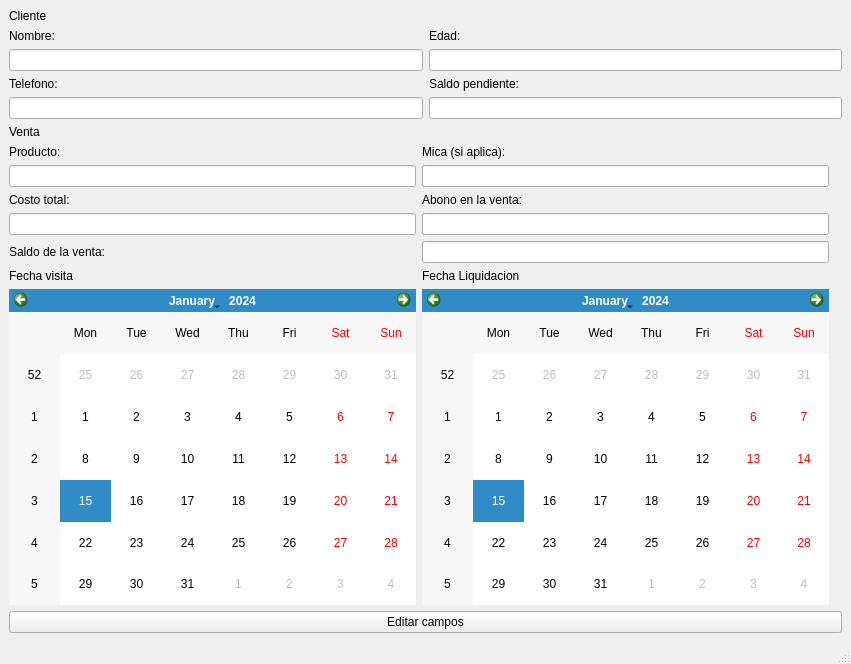
<?xml version="1.0" encoding="UTF-8"?>
<ui version="4.0">
 <class>EditarVentaClienteWindow</class>
 <widget class="QMainWindow" name="EditarVentaClienteWindow">
  <property name="geometry">
   <rect>
    <x>0</x>
    <y>0</y>
    <width>851</width>
    <height>664</height>
   </rect>
  </property>
  <property name="windowTitle">
   <string>MainWindow</string>
  </property>
  <widget class="QWidget" name="centralwidget">
   <layout class="QGridLayout" name="gridLayout">
    <item row="1" column="1">
     <layout class="QGridLayout" name="gridLayout_2">
      <item row="1" column="1">
       <widget class="QLineEdit" name="EdadLineEdit"/>
      </item>
      <item row="1" column="0">
       <widget class="QLineEdit" name="NombreLineEdit"/>
      </item>
      <item row="0" column="1">
       <widget class="QLabel" name="label_2">
        <property name="text">
         <string>Edad:</string>
        </property>
       </widget>
      </item>
      <item row="3" column="0">
       <widget class="QLineEdit" name="TelefonoLineEdit"/>
      </item>
      <item row="3" column="1">
       <widget class="QLineEdit" name="SaldoPendienteLineEdit"/>
      </item>
      <item row="2" column="0">
       <widget class="QLabel" name="label_3">
        <property name="text">
         <string>Telefono:</string>
        </property>
       </widget>
      </item>
      <item row="2" column="1">
       <widget class="QLabel" name="label_4">
        <property name="text">
         <string>Saldo pendiente:</string>
        </property>
       </widget>
      </item>
      <item row="0" column="0">
       <widget class="QLabel" name="label">
        <property name="text">
         <string>Nombre:</string>
        </property>
       </widget>
      </item>
     </layout>
    </item>
    <item row="3" column="1">
     <layout class="QGridLayout" name="gridLayout_3">
      <item row="6" column="2">
       <widget class="QLabel" name="label_9">
        <property name="text">
         <string/>
        </property>
       </widget>
      </item>
      <item row="1" column="1">
       <widget class="QLineEdit" name="MicaLineEdit"/>
      </item>
      <item row="6" column="1">
       <widget class="QCalendarWidget" name="CalendarioLiquidacion"/>
      </item>
      <item row="1" column="0">
       <widget class="QLineEdit" name="ProductoLineEdit"/>
      </item>
      <item row="3" column="0">
       <widget class="QLineEdit" name="CostoTotalLineEdit"/>
      </item>
      <item row="0" column="1">
       <widget class="QLabel" name="label_11">
        <property name="text">
         <string>Mica (si aplica):</string>
        </property>
       </widget>
      </item>
      <item row="5" column="0">
       <widget class="QLabel" name="label_7">
        <property name="text">
         <string>Fecha visita</string>
        </property>
       </widget>
      </item>
      <item row="2" column="0">
       <widget class="QLabel" name="label_12">
        <property name="text">
         <string>Costo total:</string>
        </property>
       </widget>
      </item>
      <item row="3" column="1">
       <widget class="QLineEdit" name="AbonoVentaLineEdit"/>
      </item>
      <item row="2" column="1">
       <widget class="QLabel" name="label_13">
        <property name="text">
         <string>Abono en la venta:</string>
        </property>
       </widget>
      </item>
      <item row="6" column="0">
       <widget class="QCalendarWidget" name="CalendarioVisita">
        <property name="maximumSize">
         <size>
          <width>500</width>
          <height>500</height>
         </size>
        </property>
       </widget>
      </item>
      <item row="5" column="1">
       <widget class="QLabel" name="label_10">
        <property name="text">
         <string>Fecha Liquidacion</string>
        </property>
       </widget>
      </item>
      <item row="0" column="0">
       <widget class="QLabel" name="label_8">
        <property name="text">
         <string>Producto:</string>
        </property>
       </widget>
      </item>
      <item row="4" column="0">
       <widget class="QLabel" name="label_14">
        <property name="text">
         <string>Saldo de la venta:</string>
        </property>
       </widget>
      </item>
      <item row="4" column="1">
       <widget class="QLineEdit" name="SaldoVentaLineEdit"/>
      </item>
     </layout>
    </item>
    <item row="2" column="1">
     <widget class="QLabel" name="label_6">
      <property name="text">
       <string>Venta</string>
      </property>
     </widget>
    </item>
    <item row="0" column="1">
     <widget class="QLabel" name="label_5">
      <property name="text">
       <string>Cliente</string>
      </property>
     </widget>
    </item>
    <item row="4" column="1">
     <widget class="QPushButton" name="EditarCamposButton">
      <property name="text">
       <string>Editar campos</string>
      </property>
     </widget>
    </item>
   </layout>
  </widget>
  <widget class="QMenuBar" name="menubar">
   <property name="geometry">
    <rect>
     <x>0</x>
     <y>0</y>
     <width>851</width>
     <height>26</height>
    </rect>
   </property>
  </widget>
  <widget class="QStatusBar" name="statusbar"/>
 </widget>
 <resources/>
 <connections/>
</ui>
